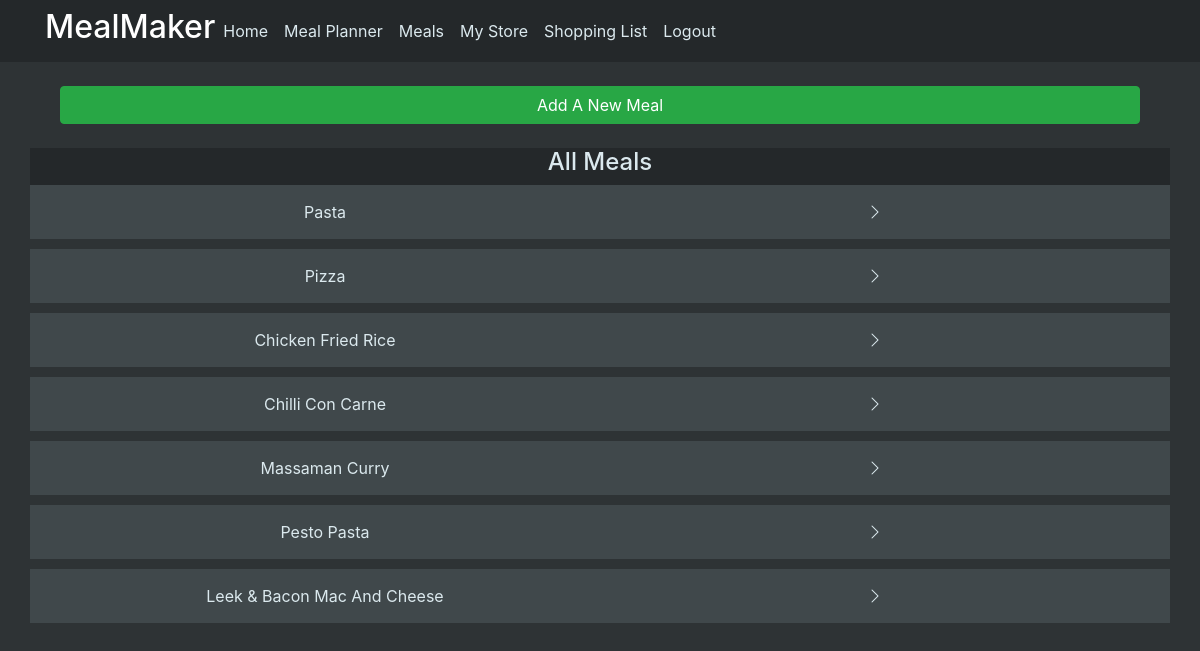
The page /meals (signed in) on the database as committed earlier.
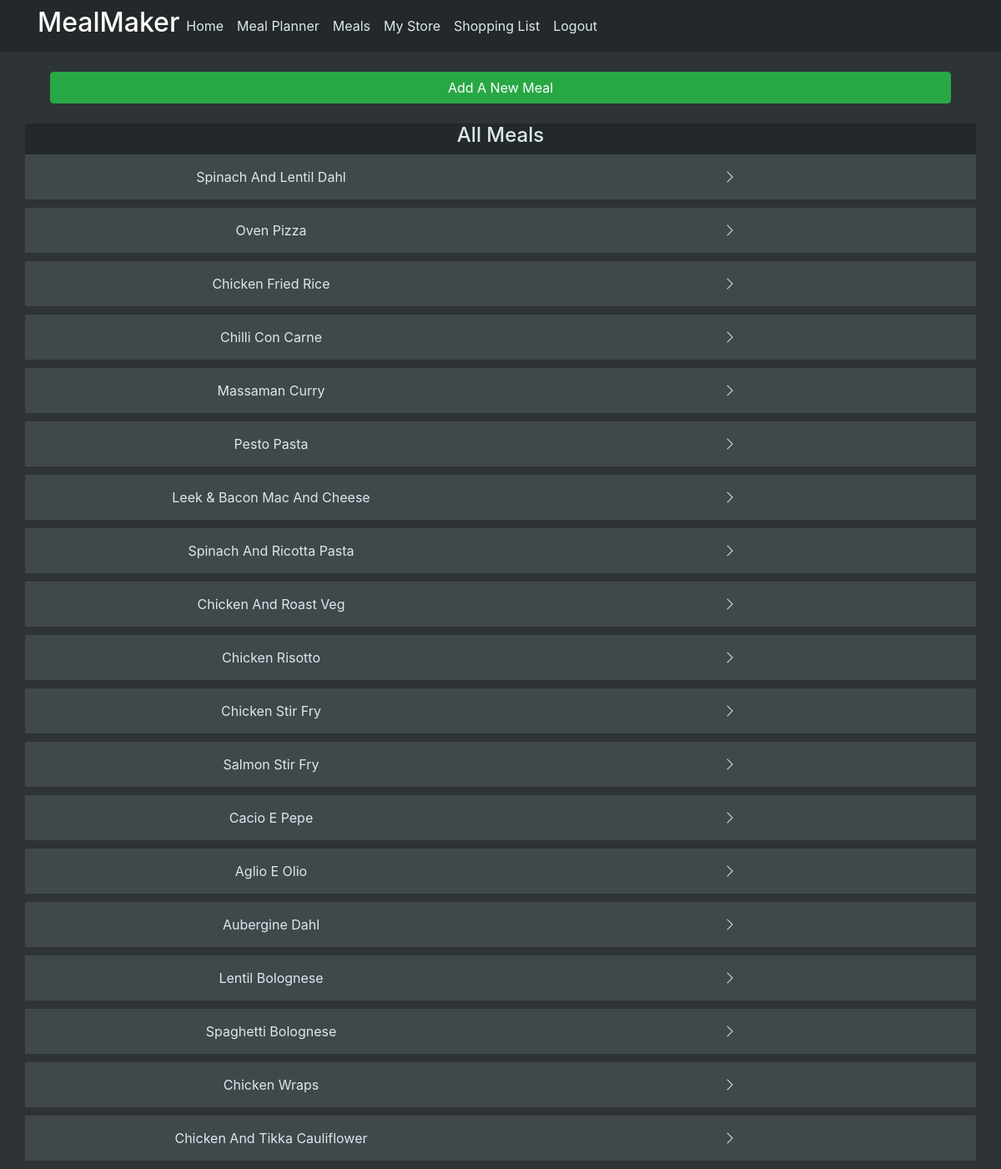
The same page on the database as committed later.
### mealmaker/models.py (models this page shows)
class Meal(db.Model):
    id = db.Column(db.Integer, primary_key=True)
    date = db.Column(db.DateTime(timezone=True), default=func.now())
    name = db.Column(db.String(200), unique=True)
    portion = db.Column(db.Integer)
    prep_time_hour = db.Column(db.Integer)
    prep_time_min = db.Column(db.Integer)
    cook_time_hour = db.Column(db.Integer)
    cook_time_min = db.Column(db.Integer)
    diet_type = db.Column(db.String(20))
    health_type = db.Column(db.String(20))
    effort = db.Column(db.String(5))
    cost = db.Column(db.String(5))
    freezable = db.Column(db.String(5))
    num_ingredient = db.Column(db.Integer)
    time_to_go_off = db.Column(db.Integer)
    cal_per_portion = db.Column(db.Integer)
    protein_per_portion = db.Column(db.Integer)
    fat_per_portion = db.Column(db.Integer)
    carb_per_portion = db.Column(db.Integer)
    recipe = db.Column(db.Text)
    ingredients = db.relationship(
        "Ingredient", back_populates="meal_id", cascade="all, delete"
    )
    meal_plan = db.relationship("MealPlan", back_populates="meal_id")

### mealmaker/views.py (the view, shortened to what this page needs)
@views.route("/meals", methods=["GET", "POST"])
@login_required
def meals():
    form = NewMealForm()
    template_form = IngredientForm(prefix="ingredient-_-")
    meals = Meal.query.all()
    return render_template(
        "meals.html",
        user=current_user,
        form=form,
        meals=meals,
        legend="Add a new Meal",
        _template=template_form,
    )

### mealmaker/__init__.py (called while the page is built)
def create_app():
    app = Flask(__name__)
    app.config["SECRET_KEY"] = "hjshjhdjah kjshkjdhjs"
    app.config["SQLALCHEMY_DATABASE_URI"] = f"sqlite:///{DB_NAME}"
    app.config["SQLALCHEMY_TRACK_MODIFICATIONS"] = False
    db.init_app(app)
    from .views import views
    from .auth import auth
    app.register_blueprint(views, url_prefix="/")
    app.register_blueprint(auth, url_prefix="/")
    from .models import User, Meal, Ingredient, MealPlan
    create_database(app)
    login_manager = LoginManager()
    login_manager.login_view = "auth.login"
    login_manager.init_app(app)
    @login_manager.user_loader
    def load_user(id):
        return User.query.get(id)
    return app

### mealmaker/templates/meals.html (shortened to what this page needs)
{% extends "layout.html" %}
{% import "macro.html" as macros %}
{% block content%}
<br>
<div align="center" class="col"><button type="button" class="btn btn-success btn-block" data-toggle="modal"
        data-target=".bd-example-modal-lg">Add A New Meal</button></div>
<br>
<div class="row div-color-dark">
    <div class="div-parent-center">
        <h4>All Meals</h4>
    </div>
</div>
{% for meal in meals %}
<div class="row div-color-dim content-section-dim">
    <div class="col-6 text-center">{{meal.name.title()}} </div>
    <div class="col-6 text-center">
        <a style="color:rgb(0, 0, 0)" href="{{ url_for('views.meal', id=meal.id) }}">
            <i class="bi bi-chevron-right icon-white"></i>
        </a>
    </div>
</div>
{% endfor %}
{% endblock %}

### mealmaker/templates/layout.html (shortened to what this page needs)
<!DOCTYPE html>
<html>
<head>
  <link rel="stylesheet" href="https://maxcdn.bootstrapcdn.com/bootstrap/4.0.0/css/bootstrap.min.css"
>
  <link rel="stylesheet" type="text/css" href="{{ url_for('static', filename='main.css') }}">
  <link rel="stylesheet" href="https://cdn.jsdelivr.net/npm/bootstrap-icons@1.9.1/font/bootstrap-icons.css">
</head>
<body>
  <nav class="navbar navbar-expand-lg navbar-color">
    <div class="container">
      <div class="collapse navbar-collapse navbar-color" id="navbar">
        <h2 class="navbar-header">MealMaker</h2>
        {% if user.is_authenticated %}
        <ul class="navbar-nav">
          <li class="nav-item"><a class="nav-link nav-item navbar-link-color" id="home" href="/">Home</a></li>
          <li class="nav-item"><a class="nav-link nav-item navbar-link-color" id="meals" href="/meal_planner">Meal Planner</a></li>
          <li class="nav-item"><a class="nav-link nav-item navbar-link-color" id="meals" href="/meals">Meals</a></li>
          <li class="nav-item"><a class="nav-link nav-item navbar-link-color" id="logout" href="/my_store">My Store</a></li>
          <li class="nav-item"><a class="nav-link nav-item navbar-link-color" id="logout" href="/shopping_list">Shopping List</a></li>
          <li class="nav-item"><a class="nav-link nav-item navbar-link-color" id="logout" href="/logout">Logout</a></li>
        </ul>
        {% else %}
        <div class="nav navbar-nav">
          <a class="nav-item nav-link navbar-right navbar-link-color" id="login" href="/login">Login</a>
          <a class="nav-item nav-link navbar-right navbar-link-color" id="signUp" href="/sign-up">Sign Up</a>
        </div>
        {% endif %}
      </div>
    </div>
  </nav>
  <div class="container">{% block content %} {% endblock %}</div>
</body>
</html>

### mealmaker/static/main.css (style rules this page uses)
body { background-color: #2e3335; color: #DBE9EE; }
.navbar-color { background-color: #24282a; }
.navbar-header { color: white; }
.navbar-link-color { color: #DBE9EE; }
.div-color-dark { background-color: #24282a; }
.div-color-dim { background-color: #40484b; }
.div-parent-center { width: 100%; text-align: center; }
.content-section-dim { padding: 15px 20px; background-color: #40484b; border-radius: 0px; margin-bottom: 10px; }
.icon-white { color: #DBE9EE; }

Rows that differ between the two databases and show on the page:
changed Meal: name "Pasta" → "Spinach And Lentil Dahl"
changed Meal: name "Pizza" → "Oven Pizza"
added Meal: name "Spinach And Ricotta Pasta"
added Meal: name "Chicken And Roast Veg"
added Meal: name "Chicken Risotto"
added Meal: name "Chicken Stir Fry"
added Meal: name "Salmon Stir Fry"
added Meal: name "Cacio E Pepe"
added Meal: name "Aglio E Olio"
added Meal: name "Aubergine Dahl"
added Meal: name "Lentil Bolognese"
added Meal: name "Spaghetti Bolognese"
added Meal: name "Chicken Wraps"
added Meal: name "Chicken And Tikka Cauliflower"
